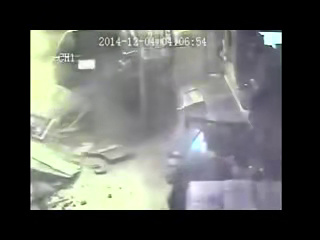
#> input picture frame 396 of Burglary.mp4, 320 x 240 px
$ python burgler_presence.py
#> lines starting #> are read from the running program, lines starting #| are printed output that depends on the picture; after the words box and inside, x2 and y2 are one past the last pixel; in counts of white or black regions, pixels touching at a corner belong together
# [57 lines of commented-out code are left out]
import cv2
cap = cv2.VideoCapture('Burglary.mp4') #put zero for camera
if not cap.isOpened():
    print("[Error] Could not open video file 'Burglary.mp4'")
    raise SystemExit

frames = []     # rolling buffer of grayscale frames
gap = 5         # compare frames 'gap' apart
count = 0

while True:
    ret, frame = cap.read()
#> frame is the input picture: shape (240, 320, 3); mean B, G, R 92.5, 95.6, 93.9
    if not ret:
        break

    # Convert to grayscale and denoise (helps contour stability)
    gray = cv2.cvtColor(frame, cv2.COLOR_BGR2GRAY)
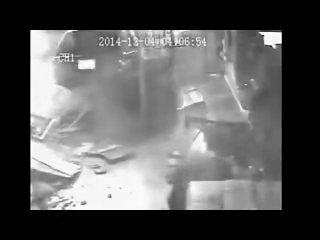
#> gray: shape (240, 320); min 0, max 255, mean 94.8
    gray = cv2.GaussianBlur(gray, (5, 5), 0)
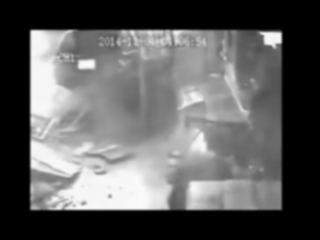
#> gray: shape (240, 320); min 0, max 251, mean 94.8

    frames.append(gray)
    # Keep buffer at most 'gap' frames; we'll compare oldest vs newest
    if len(frames) > gap:
        frames.pop(0)

    cv2.putText(frame, f"Frame Count: {count}", (10, 30),
                cv2.FONT_HERSHEY_SIMPLEX, 1, (0, 255, 0), 2)
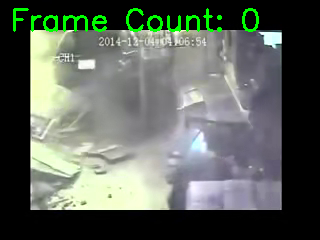
#> frame: shape (240, 320, 3); 1.94% of pixels changed, all inside (x1, y1, x2, y2) = (13, 8, 259, 32)

    contours = []  # ensure defined even if we skip motion logic

    if len(frames) == gap:
        diff = cv2.absdiff(frames[0], frames[-1])

        # Threshold: choose values based on your footage’s lighting/noise
        _, thresh = cv2.threshold(diff, 25, 255, cv2.THRESH_BINARY)

        # Optional: connect small regions
        thresh = cv2.dilate(thresh, None, iterations=2)

        # Find motion contours
        contours, _ = cv2.findContours(thresh, cv2.RETR_EXTERNAL, cv2.CHAIN_APPROX_SIMPLE)

        for c in contours:
            if cv2.contourArea(c) < 1000:
                continue
            x, y, w, h = cv2.boundingRect(c)
            cv2.rectangle(frame, (x, y), (x + w, y + h), (0, 255, 0), 2)

    # Evaluate motion only when contours exist
    motion = any(cv2.contourArea(c) > 1000 for c in contours) if contours else False


    N = 60  # save 1 out of every 60 frames if motion is present
    if motion and (count % N == 0):

        if motion:
            cv2.putText(frame, "Motion Detected!", (10, 60),
                        cv2.FONT_HERSHEY_SIMPLEX, 1, (0, 0, 255), 2)
            cv2.imwrite(f"motion_frame_{count}.jpg", frame)
            print(f"Saved: motion_frame_{count}.jpg")

    cv2.imshow("Motion Detection", frame)
    count += 1

    # ESC to quit
    if cv2.waitKey(1) & 0xFF == 27:
#> (key Esc is pressed here)
        break

cap.release()
cv2.destroyAllWindows()

$ run again, starting later in the video
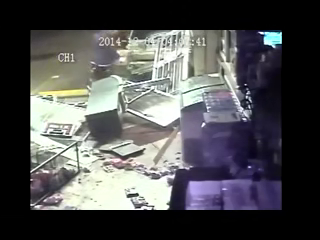
#> input picture frame 1786 of Burglary.mp4, 320 x 240 px
#> frame is the input picture: shape (240, 320, 3); mean B, G, R 81.1, 79.6, 79.5
#> `gray = cv2.GaussianBlur(gray, (5, 5), 0)`:
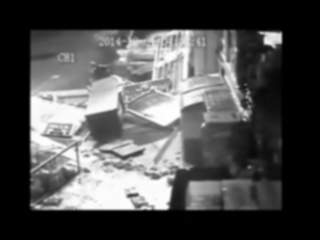
#> gray: shape (240, 320); min 0, max 255, mean 79.7
#> `cv2.putText(frame, f"Frame Count: {count}", (10, 30), cv2.FONT_HERSHEY..`:
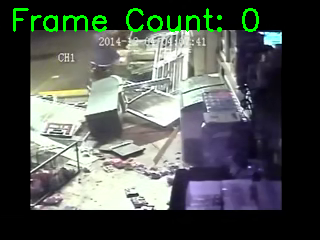
#> frame: shape (240, 320, 3); 1.94% of pixels changed, all inside (x1, y1, x2, y2) = (13, 8, 259, 32)

$ run again, starting later in the video
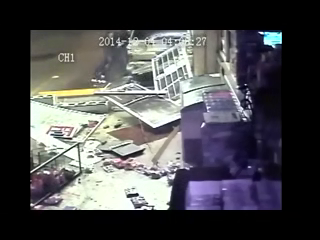
#> input picture frame 3175 of Burglary.mp4, 320 x 240 px
#> frame is the input picture: shape (240, 320, 3); mean B, G, R 79, 76.3, 76.6
#> `gray = cv2.GaussianBlur(gray, (5, 5), 0)`:
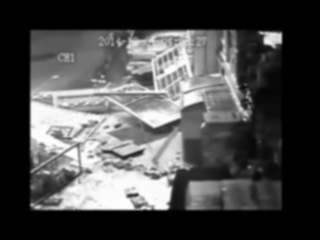
#> gray: shape (240, 320); min 0, max 254, mean 76.7
#> `cv2.putText(frame, f"Frame Count: {count}", (10, 30), cv2.FONT_HERSHEY..`:
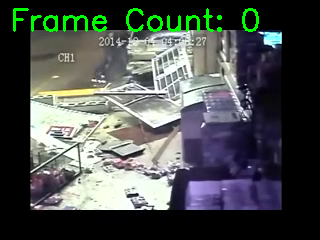
#> frame: shape (240, 320, 3); 1.94% of pixels changed, all inside (x1, y1, x2, y2) = (13, 8, 259, 32)
